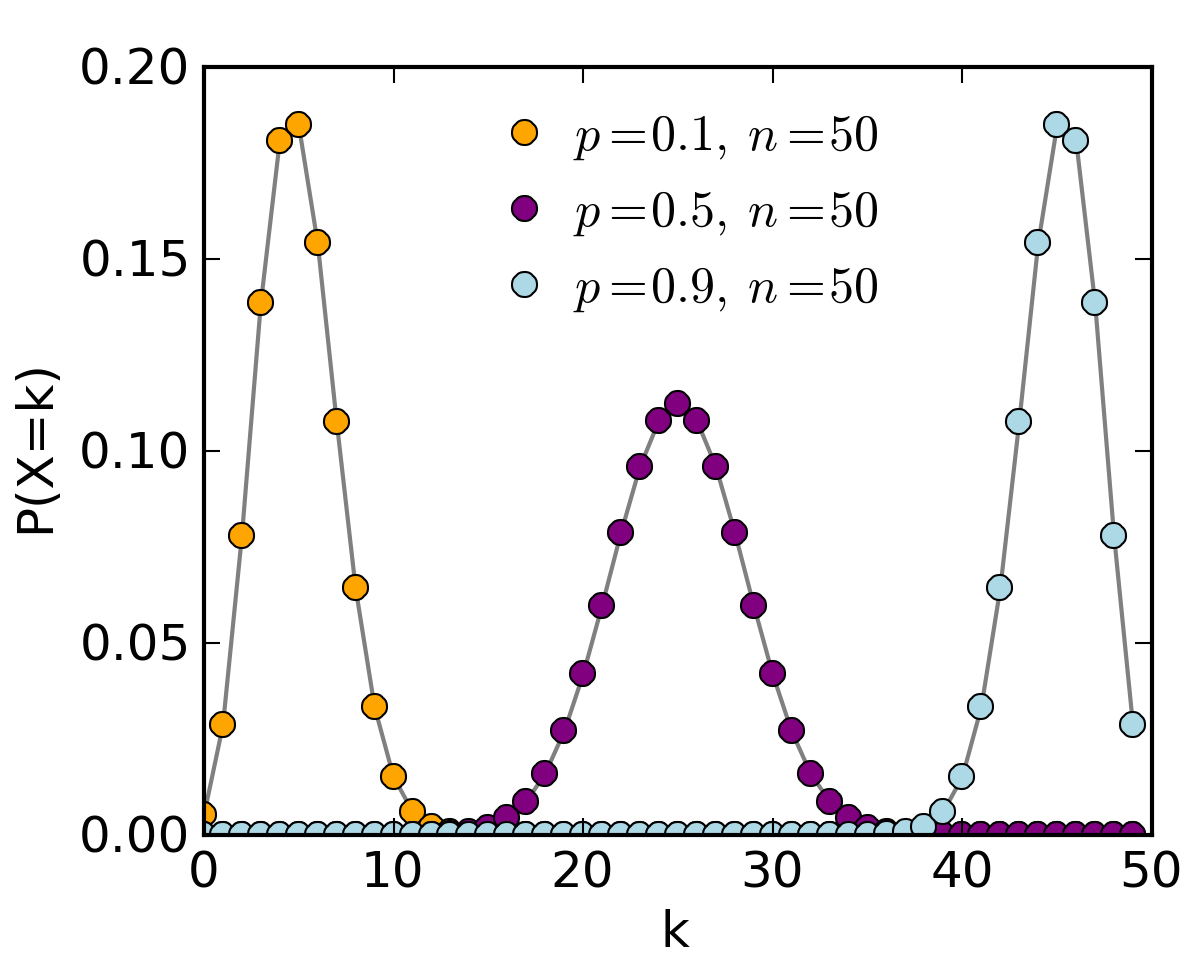

Write Python code to recreate this figure.
import numpy as np
import matplotlib.pyplot as plt
import scipy.misc as sc
 
k_range = np.arange(0,50) 
col = {0: 'orange', 1: 'purple', 2: 'lightblue'}
 
def binomial_value(n,k,p):
    return sc.comb(n,k)*(p**k)*((1-p)**(n-k)) 
 
 
plt.clf()
plt.figure(figsize=(4,3.2))
Ax = plt.axes([0.17,0.13,0.79,0.8])
plt.hold(True)
 
 
p_n_pairs = [(0.1,50),(0.5,50),(0.9,50)]
 
A = []
for L,pair in enumerate(p_n_pairs):
 
    p = pair[0]
    n = pair[1]
 
    prob_values = np.array([binomial_value(n,k,p) for k in k_range])
 
    plt.plot(k_range, prob_values, '-', color='grey')
    a, = plt.plot(k_range, prob_values, 'o', color=col[L])
    A.append(a)
 
plt.xlabel("k")
plt.ylabel(r"P(X=k)")
 
bx = plt.legend(A, (r"$p=%.1f,\,n=%d$" % p_n_pairs[0], r"$p=%.1f,\,n=%d$" % p_n_pairs[1], r"$p=%.1f,\,n=%d$" % p_n_pairs[2]),\
                numpoints=1, handletextpad=0, loc="upper center",prop={'size':12})
bx.draw_frame(False)
plt.xlim(0,50)
 
 
plt.savefig("p-010-050-090_n-50.png", dpi=300)
